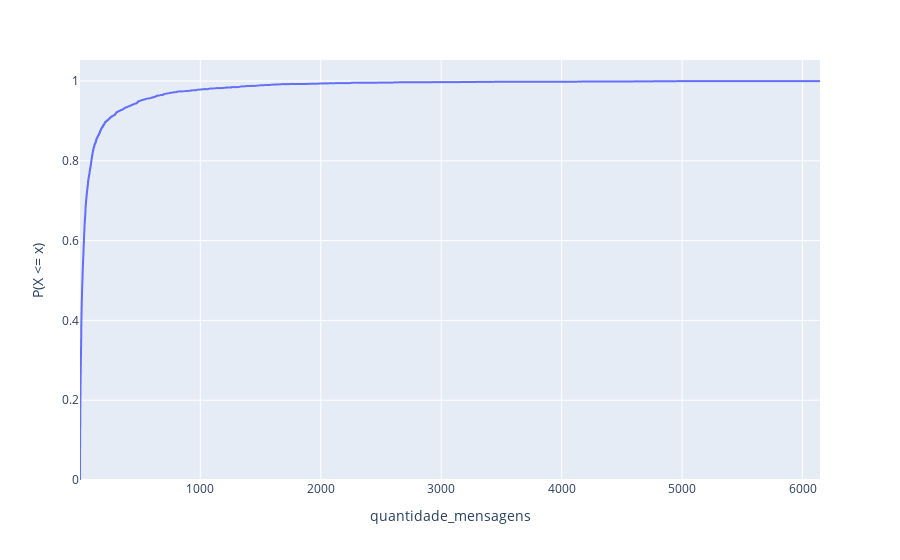

The notebook cell this image was saved under:
### Code cell
fig1.show()

### Figure 1 — Plotly figure (JSON) as saved in the notebook; plotly's stock layout.template omitted (floating-point values rounded to 4 significant figures; data arrays with more than 128 entries replaced by an {"elided": "..."} marker saying what was removed)
{"data": [{"hovertemplate": "quantidade_mensagens=%{x}<br>probability=%{y}<extra></extra>", "legendgroup": "", "line": {"dash": "solid", "shape": "hv"}, "marker": {"color": "#636efa", "symbol": "circle"}, "mode": "lines", "name": "", "showlegend": false, "type": "scattergl", "x": {"elided": "3334 int values"}, "xaxis": "x", "y": {"elided": "3334 float values"}, "yaxis": "y"}], "layout": {"legend": {"tracegroupgap": 0}, "margin": {"t": 60}, "xaxis": {"anchor": "y", "domain": [0, 1], "title": {"text": "quantidade_mensagens"}}, "yaxis": {"anchor": "x", "domain": [0, 1], "rangemode": "tozero", "title": {"text": "P(X <= x)"}}}}
